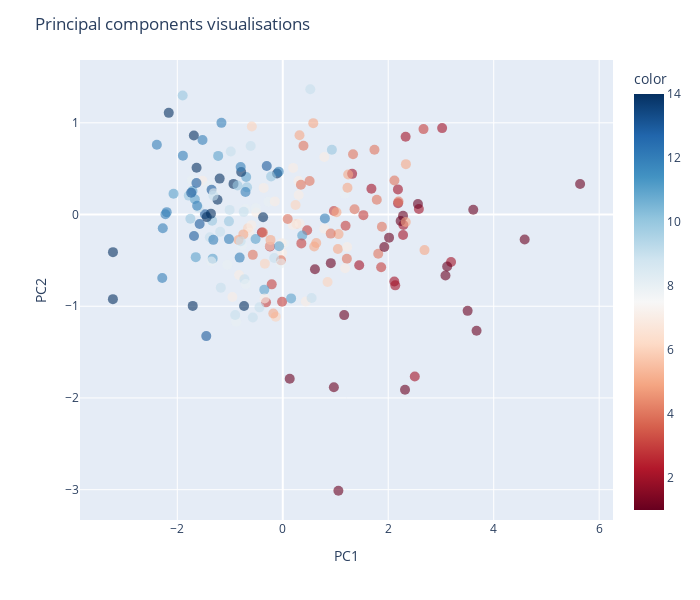

The code cell stored with this chart in its notebook:
### Code cell
from src.models import *
from src.utils import *

pca_model, principal_components = getPcaModel(df, n_components=2, random_state=42)

print(f'Varience: {sum(pca_model.explained_variance_ratio_) * 100:.1f}%')
visualize_principal_components(principal_components, n_principal_components=2, target_col=df['league_rank'], n_samples=200)

### Figure 1 — Plotly figure (JSON) as saved in the notebook; plotly's stock layout.template omitted (floating-point values rounded to 4 significant figures; data arrays with more than 128 entries replaced by an {"elided": "..."} marker saying what was removed)
{"data": [{"hovertemplate": "x=%{x}<br>y=%{y}<br>color=%{marker.color}<extra></extra>", "legendgroup": "", "marker": {"color": {"elided": "200 int values"}, "coloraxis": "coloraxis", "opacity": 0.6, "size": 10, "symbol": "circle"}, "mode": "markers", "name": "", "orientation": "v", "showlegend": false, "type": "scatter", "x": {"elided": "200 float values"}, "xaxis": "x", "y": {"elided": "200 float values"}, "yaxis": "y"}], "layout": {"coloraxis": {"colorbar": {"title": {"text": "color"}}, "colorscale": [[0, "rgb(103,0,31)"], [0.1, "rgb(178,24,43)"], [0.2, "rgb(214,96,77)"], [0.3, "rgb(244,165,130)"], [0.4, "rgb(253,219,199)"], [0.5, "rgb(247,247,247)"], [0.6, "rgb(209,229,240)"], [0.7, "rgb(146,197,222)"], [0.8, "rgb(67,147,195)"], [0.9, "rgb(33,102,172)"], [1, "rgb(5,48,97)"]]}, "height": 600, "legend": {"tracegroupgap": 0}, "margin": {"t": 60}, "title": {"text": "Principal components visualisations"}, "width": 700, "xaxis": {"anchor": "y", "domain": [0, 1], "title": {"text": "PC1"}}, "yaxis": {"anchor": "x", "domain": [0, 1], "title": {"text": "PC2"}}}}
